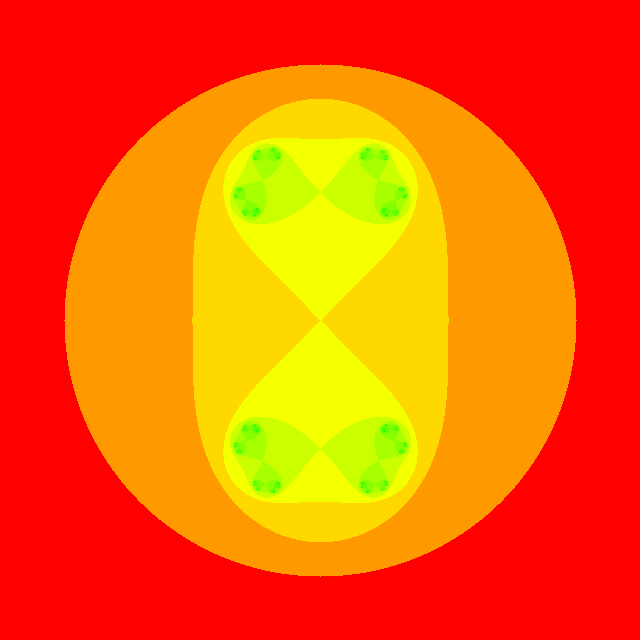
Frame 1 (no input)
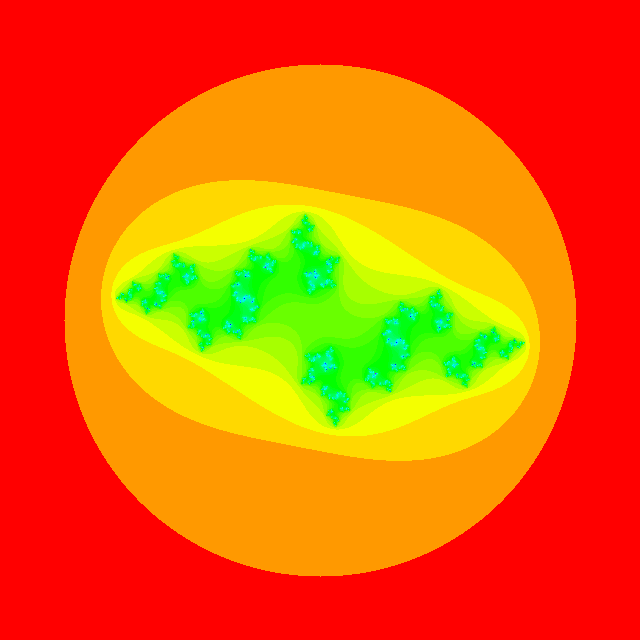
Frame 60 (the mouse pressed at the canvas centre just before this capture)
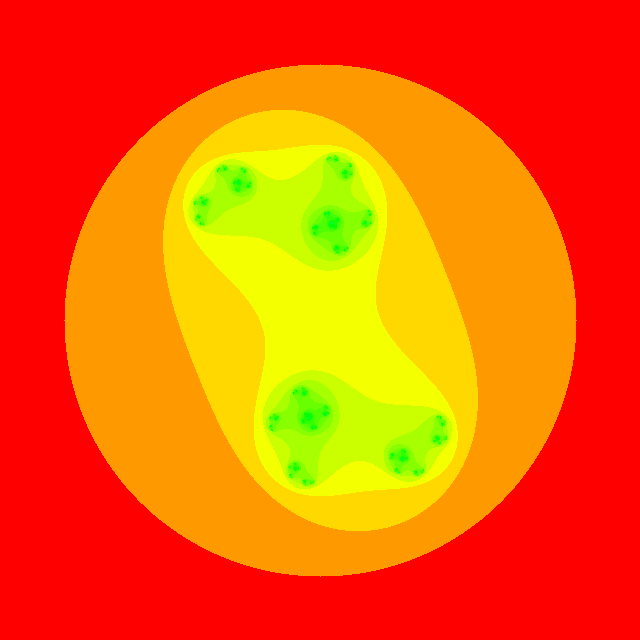
Frame 120 (the mouse held since frame 60 and released just before this capture)

The Processing sketch that drew these frames (run headless with seeded random() and noise(); from frame 60 on, the mouse is pressed at the canvas centre):

// Processing sketch: Julia_Set
// ── Julia_Set.pde
float angle = 0;

void setup() {
  size(640, 640);
  colorMode(HSB, 1);
}
void draw() {

  // float ca = map(mouseX, 0, width, -1, 1);//-0.70176;
  // float cb = map(mouseY, 0, height, -1, 1);//-0.3842;

  float ca = cos(angle*3);//sin(angle);
  float cb = sin(angle*5);

  angle += 0.02;

  background(255);

  // Establish a range of values on the complex plane
  // A different range will allow us to "zoom" in or out on the fractal

  // It all starts with the width, try higher or lower values
  //float w = abs(sin(angle))*5;
  float w = 5;
  float h = (w * height) / width;

  // Start at negative half the width and height
  float xmin = -w/2;
  float ymin = -h/2;

  // Make sure we can write to the pixels[] array.
  // Only need to do this once since we don't do any other drawing.
  loadPixels();

  // Maximum number of iterations for each point on the complex plane
  int maxiterations = 100;

  // x goes from xmin to xmax
  float xmax = xmin + w;
  // y goes from ymin to ymax
  float ymax = ymin + h;

  // Calculate amount we increment x,y for each pixel
  float dx = (xmax - xmin) / (width);
  float dy = (ymax - ymin) / (height);

  // Start y
  float y = ymin;
  for (int j = 0; j < height; j++) {
    // Start x
    float x = xmin;
    for (int i = 0; i < width; i++) {

      // Now we test, as we iterate z = z^2 + cm does z tend towards infinity?
      float a = x;
      float b = y;
      int n = 0;
      while (n < maxiterations) {
        float aa = a * a;
        float bb = b * b;
        // Infinity in our finite world is simple, let's just consider it 16
        if (aa + bb > 4.0) {
          break;  // Bail
        }
        float twoab = 2.0 * a * b;
        a = aa - bb + ca;
        b = twoab + cb;
        n++;
      }

      // We color each pixel based on how long it takes to get to infinity
      // If we never got there, let's pick the color black
      if (n == maxiterations) {
        pixels[i+j*width] = color(0);
      } else {
        // Gosh, we could make fancy colors here if we wanted
        float hu = sqrt(float(n) / maxiterations);
        pixels[i+j*width] = color(hu, 255, 150);
      }
      x += dx;
    }
    y += dy;
  }
  updatePixels();
  println(frameRate);
}
